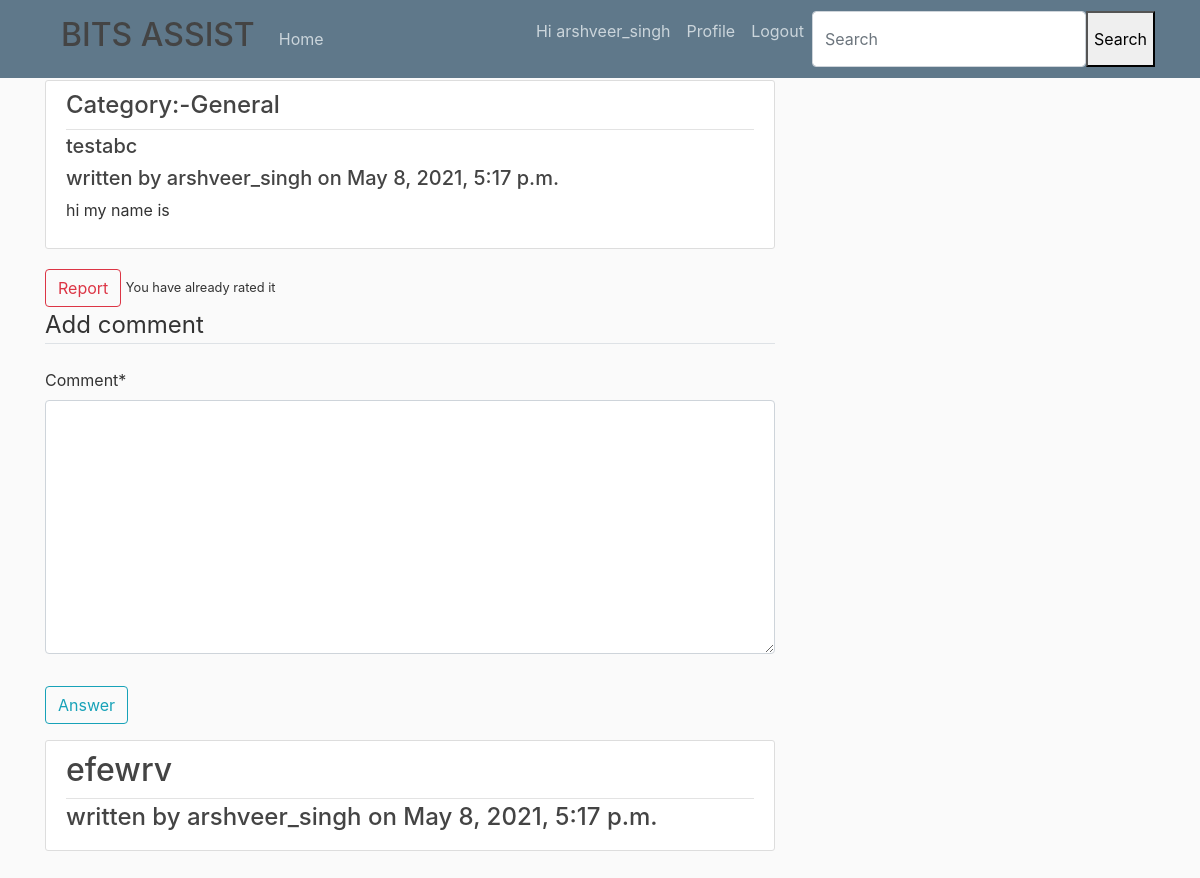
/post/13/ (signed in), run on the app's committed database.
### query/models.py (models this page shows, shortened)
class posts(models.Model):
    writer=models.ForeignKey(User, on_delete=models.CASCADE)
    title=models.CharField(max_length=30)
    content=models.TextField()
    Date_posted=models.DateTimeField(default=timezone.now)
    Subject=models.TextField(default='General')
    report = models.BooleanField(default=False)
    avg_rating = models.DecimalField(default=0.00, decimal_places=2, max_digits=4)
    times_rated = models.IntegerField(default=0)

class comments(models.Model):
    writer=models.ForeignKey(User,on_delete=models.CASCADE,related_name="comments")
    Date_posted=models.DateTimeField(default=timezone.now)
    post=models.ForeignKey(posts,on_delete=models.CASCADE)
    comment=models.TextField()

### query/views.py (the view)
# urls.py: path('post/<int:pk>/', CommentCreateView,name='comment_create'),
def CommentCreateView(request, **kwargs):
    current_post = posts.objects.filter(id=kwargs['pk'])[0]
    post_comments = comments.objects.filter(post=current_post).all()
    current_user=request.user
    post_rating=Rating.objects.filter(post=current_post).all()
    times_rated=post_rating.count()
    if times_rated==0:
        avg_rating=0
    else:
        avg_rating=post_rating.aggregate(Avg('rating'))['rating__avg']
    current_post.avg_rating=avg_rating
    current_post.times_rated=times_rated
    current_post.save()
    if request.method == 'POST':
        cform = CommentcreateForm(request.POST)
        rform = RatingForm(request.POST)
        if rform.is_valid():
            rform.instance.rater=request.user
            rform.instance.post = current_post
            rform.save()
        if cform.is_valid():
            cform.instance.writer = request.user
            cform.instance.post = current_post
            cform.save()
        return redirect('home_page')
    else:
        post_ratings = Rating.objects.filter(post=current_post).all()
        user_post_rating = post_ratings.filter(rater=current_user).all()
        if user_post_rating.exists():
            x = 1
        else:
            x = 0
        cform = CommentcreateForm
        rform = RatingForm
        context = {
            'cform': cform,
            'rform': rform,
            'post': current_post,
            'comments': post_comments,
            'x':x,
        }
        return render(request, 'query/posts.html', context)

### query/templates/query/posts.html (shortened to what this page needs)
{% extends 'query/base.html' %}
{% load socialaccount %}
{% load crispy_forms_tags %}
{% block content %}
        <article class="media content-section">
            <div class="media-body">
                <div class="article-metadata">
                    <h4>Category:-{{ post.Subject }}</h4>
                </div>
                <h5>{{ post.title }}</h5>
                <h5>written by {{ post.writer }} on {{ post.Date_posted}}</h5>
                <p class="article-content">{{ post.content }}</p>
            </div>
        </article>
            <a  class="btn btn-outline-danger" href="{% url 'report_confirm' post.id %}">Report</a>
    {% if x == 0 %}
        <form class="d-flex" method=POST>
        {% csrf_token %}
            {{ rform|crispy }}
            <button type="submit">Rate</button>
       </form>
    {% else%}
        <small>You have already rated it</small>
    {% endif %}
    <form method="POST" enctype="multipart/form-data">
            <fieldset class="form-group">
                <legend class="border-bottom mb-4">Add comment</legend>
                {{ cform|crispy }}
            </fieldset>
            <div class="form-group">
                <button class="btn btn-outline-info" type="submit" >Answer</button>
            </div>
        </form>
   {% for comment in comments %}
        <article class="media content-section">
            <div class="media-body">
                <div class="article-metadata">
                    <h2>{{ comment.comment }}</h2>
                </div>
                <h4>written by {{ comment.writer }} on {{ comment.Date_posted}}</h4>
            </div>
        </article>
       <br>
    {% endfor %}
{% endblock %}

### query/templates/query/base.html (shortened to what this page needs)
{% load static %}
{% load socialaccount %}
<!DOCTYPE html>
<html lang="en">
<head>
    <link rel="stylesheet" href="https://maxcdn.bootstrapcdn.com/bootstrap/4.0.0/css/bootstrap.min.css">
    <link rel="stylesheet" type="text/css" href="{% static 'query/main.css' %}">
</head>
<body>
    <header class="site-header">
    <nav class="navbar navbar-expand-md navbar-dark bg-steel fixed-top">
    <div class="container">
      <h2 class="nav-item nav-link">BITS ASSIST</h2>
      <div class="collapse navbar-collapse" id="navbarToggle">
        <div class="navbar-nav mr-auto">
          <a class="nav-item nav-link" href={% url 'home_page' %}>Home</a>
        </div>
        <div class="navbar-nav">
            {% if user.is_authenticated %}
                <p class="nav-item nav-link">Hi {{ user.username }}</p>
                <a class="nav-item nav-link" href="{% url 'profile' %}">Profile</a>
                <a class="nav-item nav-link" href="{% url 'signout' %}">Logout</a>
            {% else %}
                <a class="nav-item nav-link" href="{% provider_login_url 'google' %}">Login</a>
            {% endif %}
                              <form class="d-flex" method=POST action="{% url 'search-venues' %}">
        <input class="form-control me-2" type="search" placeholder="Search" aria-label="Search" name="searched">
        <button type="submit">Search</button>
      </form>
        </div>
      </div>
    </div>
    </nav>
    </header>
    <main role="main" class="container">
        <div class="row">
        <div class="col-md-8">
          {% block content %}{% endblock %}
    </main>
</body>
</html>

### query/static/query/main.css (style rules this page uses)
body { background: #fafafa; color: #333333; margin-top: 5rem; }
h1, h2, h3, h4, h5, h6 { color: #444444; }
.bg-steel { background-color: #5f788a; }
.site-header .navbar-nav .nav-link { color: #cbd5db; }
.content-section { background: #ffffff; padding: 10px 20px; border: 1px solid #dddddd; border-radius: 3px; margin-bottom: 20px; }
.article-content { white-space: pre-line; }
.article-metadata { padding-bottom: 1px; margin-bottom: 4px; border-bottom: 1px solid #e3e3e3 }

### data on the page
posts: Subject "General", title "testabc", writer "arshveer_singh", Date_posted "May 8, 2021, 5:17 p.m.", content "hi my name is"
comments: comment "efewrv", writer "arshveer_singh", Date_posted "May 8, 2021, 5:17 p.m."

### other printed values
{{ user.username }} "arshveer_singh"
